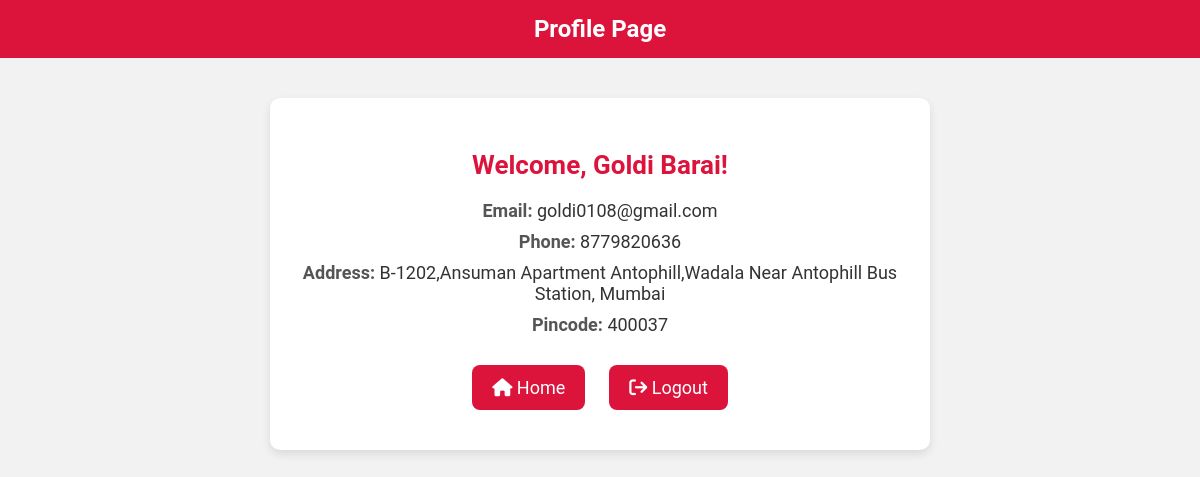
Page /profile.php (signed in) on the committed database.
### tables this page shows
CREATE TABLE `users` (
  `First_Name` varchar(25) NOT NULL,
  `Last_Name` varchar(25) NOT NULL,
  `Email` varchar(50) NOT NULL,
  `Password` varchar(20) NOT NULL,
  `Phone_No` bigint(10) UNSIGNED NOT NULL,
  `Address_Line_1` varchar(50) DEFAULT NULL,
  `Address_Line_2` varchar(50) DEFAULT NULL,
  `Address_Line_3` varchar(50) DEFAULT NULL,
  `Pincode` int(6) NOT NULL
);

### profile.php (the view, shortened to what this page needs)
<?php
$servername = "localhost";
$username = "root";
$password = "";
$dbname = "merchandise";
$conn = new mysqli($servername, $username, $password, $dbname);
$email = $_SESSION['email'];
$name = $_SESSION['name'];
$stmt = $conn->prepare("SELECT * FROM users WHERE Email = ?");
$stmt->bind_param("s", $email);
$stmt->execute();
$result = $stmt->get_result();
$user = $result->fetch_assoc();
?>
<!DOCTYPE html>
<html lang="en">
<head>
</head>
<body>
<header>
    Profile Page
</header>
<div class="container">
    <h2>Welcome, <?php echo htmlspecialchars($name); ?>!</h2>
    <p><strong>Email:</strong> <?php echo htmlspecialchars($email); ?></p>
    <p><strong>Phone:</strong> <?php echo htmlspecialchars($user['Phone_No']); ?></p>
    <p><strong>Address:</strong> <?php echo htmlspecialchars($user['Address_Line_1']) . " " . htmlspecialchars($user['Address_Line_2']) . " " . htmlspecialchars($user['Address_Line_3']); ?></p>
    <p><strong>Pincode:</strong> <?php echo htmlspecialchars($user['Pincode']); ?></p>
    <div class="btn-container">
        <a href="home.php" class="btn"><i class="fa-solid fa-home"></i> Home</a>
        <a href="logout.php" class="btn"><i class="fa-solid fa-sign-out"></i> Logout</a>
    </div>
</div>
</body>
</html>

### profile.php (style rules this page uses)
body { font-family: 'Roboto', sans-serif; background-color: #f2f2f2; margin: 0; padding: 0; }
header { background: crimson; color: white; padding: 15px; text-align: center; font-size: 24px; font-weight: bold; }
.container { max-width: 600px; margin: 40px auto; background: white; padding: 30px; border-radius: 10px; box-shadow: 0 4px 10px rgba(0, 0, 0, 0.1); text-align: center; }
h2 { color: crimson; font-size: 26px; margin-bottom: 20px; }
p { font-size: 18px; margin: 10px 0; color: #333; }
strong { color: #555; }
.btn-container { margin-top: 20px; }
.btn { display: inline-block; padding: 12px 20px; margin: 10px; background: crimson; color: white; text-decoration: none; border-radius: 8px; font-size: 18px; transition: all 0.3s; }

### rows in the picture
users: Phone_No "8779820636", Address_Line_1 "B-1202,Ansuman Apartment", Address_Line_2 "Antophill,Wadala", Address_Line_3 "Near Antophill Bus Station, Mumbai", Pincode "400037"

### other values in the picture
$name "Goldi Barai"
$email "goldi0108@gmail.com"
